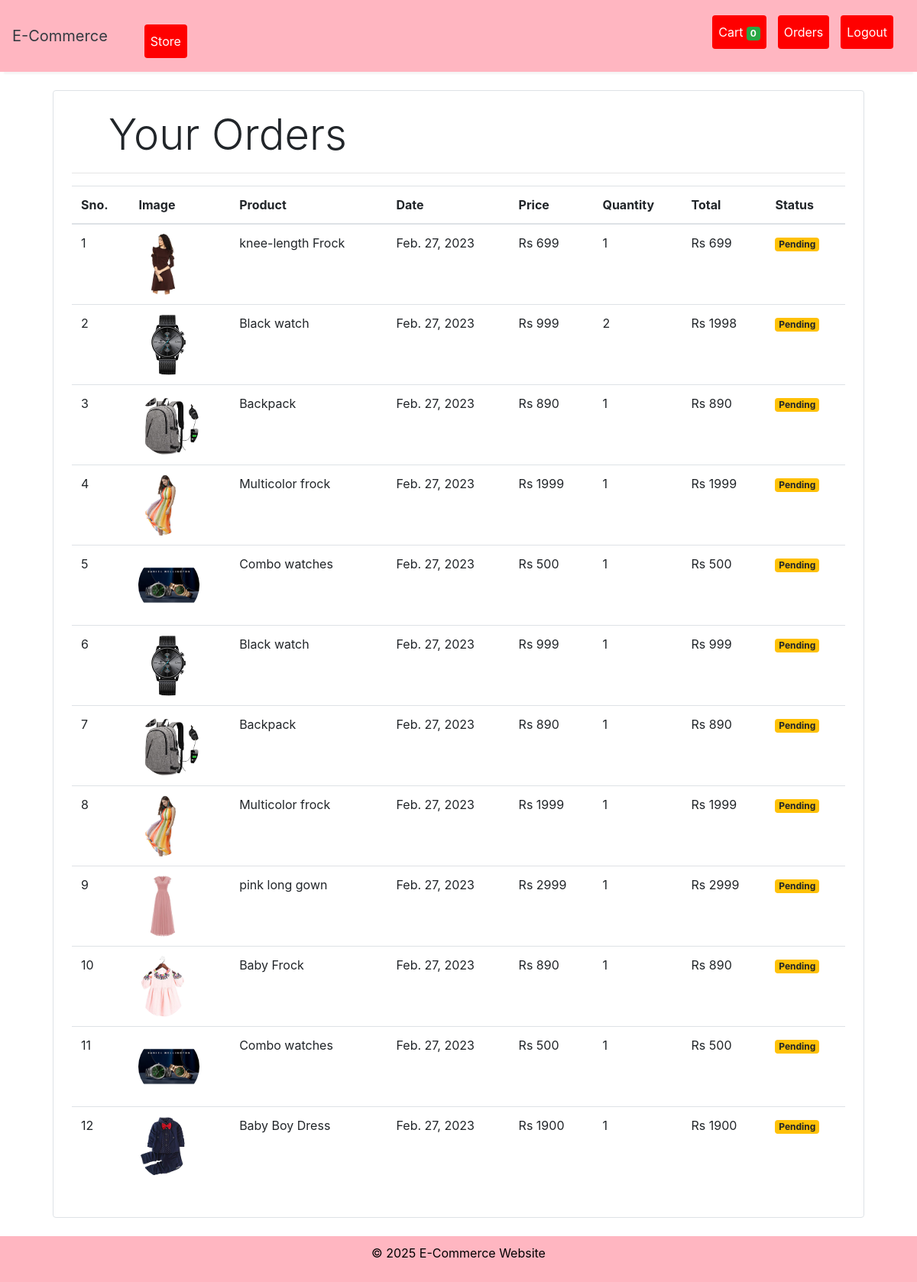
The app's page /orders (signed in) with its own data.
### store/models/orders.py (models this page shows, shortened)
class Order(models.Model):
    product = models.ForeignKey(Products,
                                on_delete=models.CASCADE)
    customer = models.ForeignKey(Customer,
                                 on_delete=models.CASCADE)
    quantity = models.IntegerField(default=1)
    price = models.IntegerField()
    address = models.CharField (max_length=50, default='', blank=True)
    phone = models.CharField (max_length=50, default='', blank=True)
    date = models.DateField (default=datetime.datetime.today)
    status = models.BooleanField (default=False)
    @staticmethod
    def get_orders_by_customer(customer_id):
        return Order.objects.filter(customer=customer_id).order_by('-date')

### store/models/product.py (models this page shows, shortened)
class Products(models.Model):
    name = models.CharField(max_length=60)
    price= models.IntegerField(default=0)
    category= models.ForeignKey(Category,on_delete=models.CASCADE,default=1 )
    description= models.CharField(max_length=250, default='', blank=True, null= True)
    image= models.ImageField(upload_to='uploads/products/')

### store/middlewares/auth.py (the view)
    def middleware(request):
        print(request.session.get('customer'))
        returnUrl = request.META['PATH_INFO']
        print(request.META['PATH_INFO'])
        if not request.session.get('customer'):
           return redirect(f'login?return_url={returnUrl}')
        response = get_response(request)
        return response

### store/templatetags/custom_filter.py (called while the page is built)
@register.filter(name='currency')
def currency(number):
    return "Rs "+str(number)

@register.filter(name='multiply')
def multiply(number , number1):
    return number * number1

### store/views/orders.py (called while the page is built)
    def get(self , request ):
        customer = request.session.get('customer')
        orders = Order.get_orders_by_customer(customer)
        print(orders)
        return render(request , 'orders.html'  , {'orders' : orders})

### store/templates/orders.html
{% extends 'base.html' %}
{% block content %}
{% load cart %}
{% load custom_filter %}
<div class="container">
   <div class="border rounded p-4 m-4">
        <p class="display-4 pl-4 ml-4">Your Orders</p>
        <hr>
        <table class="table">
            <thead>
                <tr>
                    <th>Sno.</th>
                    <th>Image</th>
                    <th>Product</th>
                    <th>Date</th>
                    <th>Price</th>
                    <th>Quantity</th>
                    <th>Total</th>
                    <th>Status</th>
                </tr>
            </thead>
            <tbody>
                {% for order in orders %}
                <tr>
                    <td>{{forloop.counter}}</td>
                    <td><img style="height: 80px;" class="rounded-circle" src="{{order.product.image.url}}" alt=""></td>
                    <td>{{order.product.name}}</td>
                    <td>{{order.date}}</td>
                    <td>{{order.price|currency}}</td>
                    <td>{{order.quantity}}</td>
                    <td>{{order.quantity|multiply:order.price|currency}}</td>
                    {% if order.status %}
                    <td><small class="badge badge-success">Completed</small></td>
                    {%else%}
                    <td><small class="badge badge-warning">Pending</small></td>
                    {% endif %}
                </tr>
                {% endfor %}
            </tbody>
        </table>
   </div>
</div>
{% endblock %}

### store/templates/base.html (shortened to what this page needs)
<!doctype html>
<html lang="en">
<head>
  <link rel="stylesheet" href="https://maxcdn.bootstrapcdn.com/bootstrap/4.0.0/css/bootstrap.min.css"
>
</head>
<body>
  <nav class="one-edge-shadow navbar navbar-light sticky-top navbar navbar-expand-lg text-white">
    <a class="navbar-brand ms-3 text-dark" href="/store">
      E-Commerce
    <div class="collapse navbar-collapse" id="navbarSupportedContent">
      <ul class="navbar-nav mr-auto">
        <li class="nav-item active ">
          <a class="nav-link store-btn" href="/store">Store <span class="sr-only">(current)</span></a>
        </li>
      </ul>
      <ul class="navbar-nav my-2 my-lg-0">
        <li class="nav-item active">
          <a class="nav-link cart-btn" href="/cart">Cart
            <span class="badge badge-success">{{request.session.cart.keys|length}}</span>
            <span class="sr-only">(current)</span></a>
        </li>
        {% if request.session.customer %}
        <li class="nav-item active">
          <a class="nav-link orders-btn" href="/orders">Orders<span class="sr-only">(current)</span></a>
        </li>
        <li class="nav-item active">
          <a class="nav-link logout-btn" href="/logout">Logout<span class="sr-only">(current)</span></a>
        </li>
        {% endif %}
      </ul>
    </div>
  </nav>
  {% block content %}{% endblock %}
  <footer>
    <p>© 2025 E-Commerce Website</p>
  </footer>
</body>
</html>

### store/templates/base.html (style rules this page uses)
nav { background-color: lightpink; color: white; }
footer { background-color: lightpink; color: black; padding: 10px; text-align: center; }
.one-edge-shadow { box-shadow: 0 8px 2px -5px rgb(246, 245, 245); }
.login-btn, .signup-btn, .cart-btn, .logout-btn, .orders-btn, .store-btn { background-color: red !important; color: white !important; border: none; border-radius: 4px; padding: 10px 20px; margin-right: 15px; margin-bottom: 10px; }

### records on screen
Order: product.image (picture), product.name "knee-length Frock", date "Feb. 27, 2023", price "Rs 699", quantity "1", quantity|multiply "Rs 699", status "Pending"
Order: product.image (picture), product.name "Black watch", date "Feb. 27, 2023", price "Rs 999", quantity "2", quantity|multiply "Rs 1998", status "Pending"
Order: product.image (picture), product.name "Backpack", date "Feb. 27, 2023", price "Rs 890", quantity "1", quantity|multiply "Rs 890", status "Pending"
Order: product.image (picture), product.name "Multicolor frock", date "Feb. 27, 2023", price "Rs 1999", quantity "1", quantity|multiply "Rs 1999", status "Pending"
Order: product.image (picture), product.name "Combo watches", date "Feb. 27, 2023", price "Rs 500", quantity "1", quantity|multiply "Rs 500", status "Pending"
Order: product.image (picture), product.name "Black watch", date "Feb. 27, 2023", price "Rs 999", quantity "1", quantity|multiply "Rs 999", status "Pending"
Order: product.image (picture), product.name "Backpack", date "Feb. 27, 2023", price "Rs 890", quantity "1", quantity|multiply "Rs 890", status "Pending"
Order: product.image (picture), product.name "Multicolor frock", date "Feb. 27, 2023", price "Rs 1999", quantity "1", quantity|multiply "Rs 1999", status "Pending"
Order: product.image (picture), product.name "pink long gown", date "Feb. 27, 2023", price "Rs 2999", quantity "1", quantity|multiply "Rs 2999", status "Pending"
Order: product.image (picture), product.name "Baby Frock", date "Feb. 27, 2023", price "Rs 890", quantity "1", quantity|multiply "Rs 890", status "Pending"
Order: product.image (picture), product.name "Combo watches", date "Feb. 27, 2023", price "Rs 500", quantity "1", quantity|multiply "Rs 500", status "Pending"
Order: product.image (picture), product.name "Baby Boy Dress", date "Feb. 27, 2023", price "Rs 1900", quantity "1", quantity|multiply "Rs 1900", status "Pending"

### other values on screen
{{ request.session.cart.keys|length }} "0"
